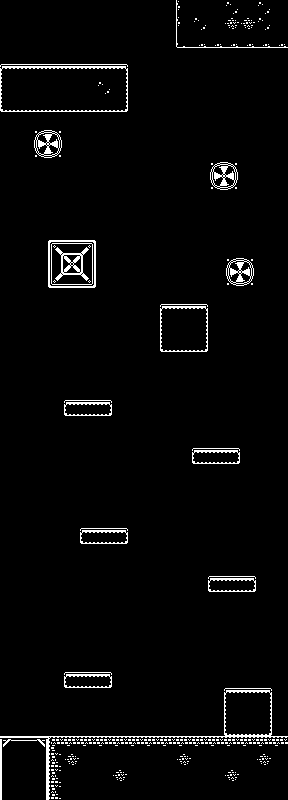

A 2D game scene composited from a Tiled map and its tileset images. What follows is a short description and the map's XML, with every tile layer's data as written:
An orthogonal 18x50 tile map with 16x16 px tiles, 1 tile layer (BG) and 15 objects.

<map version="1.10" tiledversion="1.11.2" orientation="orthogonal" renderorder="right-down" width="18" height="50" tilewidth="16" tileheight="16" infinite="0" nextlayerid="4" nextobjectid="41">
 <tileset firstgid="1" source="monochrome_sheet.tsx" />
 <layer id="1" name="BG" width="18" height="50">
  <data encoding="csv">
379,379,379,379,379,379,379,379,379,379,379,136,379,379,292,379,292,379,
379,379,379,379,379,379,379,379,379,379,379,136,292,379,297,297,292,379,
379,379,379,379,379,379,379,379,379,379,379,156,157,157,157,157,157,157,
379,379,379,379,379,379,379,132,132,132,132,132,132,379,132,132,132,379,
111,112,112,112,112,112,112,113,132,132,379,132,132,379,379,379,379,379,
131,379,379,379,379,132,292,133,132,132,132,132,132,379,379,379,379,379,
151,152,152,152,152,152,152,153,379,379,379,132,379,379,379,379,379,379,
132,132,132,132,132,132,132,132,379,379,379,379,379,379,379,379,379,379,
379,379,288,289,379,132,132,132,379,379,379,379,379,379,379,379,379,379,
379,379,308,309,379,132,132,132,379,379,379,379,379,379,379,379,379,379,
379,379,379,379,379,379,379,379,379,379,379,379,379,288,289,379,379,379,
379,379,379,132,132,132,132,379,379,379,379,379,379,308,309,379,379,379,
379,379,379,132,132,132,132,379,379,379,379,379,379,379,379,379,379,379,
379,379,379,379,132,132,132,379,379,379,379,379,379,379,379,379,379,379,
379,379,379,379,379,379,379,379,379,379,379,379,379,379,379,379,379,379,
379,379,379,352,353,354,379,379,379,379,379,379,379,379,379,379,379,379,
379,379,379,372,373,374,379,379,379,379,379,379,379,379,288,289,379,379,
379,379,379,392,393,394,379,379,379,379,379,379,379,379,308,309,379,379,
379,379,379,379,379,379,379,379,379,379,379,379,379,379,379,379,379,379,
379,379,379,379,379,379,379,379,379,379,111,112,113,379,379,379,379,379,
379,379,379,379,379,379,379,379,379,379,131,132,133,379,379,379,379,379,
379,379,379,379,379,379,379,379,379,379,151,152,153,379,379,379,379,379,
379,379,379,379,379,379,379,379,379,379,379,379,379,379,379,379,379,379,
379,379,379,379,379,379,379,379,379,379,379,379,379,379,379,379,379,379,
379,379,379,379,379,379,379,379,379,379,379,379,379,379,379,379,379,379,
379,379,379,379,171,172,173,379,379,379,379,379,379,379,379,379,379,379,
379,379,379,379,379,379,379,379,379,379,379,379,379,379,379,379,379,379,
379,379,379,379,379,379,379,379,379,379,379,379,379,379,379,379,379,379,
379,379,379,379,379,379,379,379,379,379,379,379,171,172,173,379,379,379,
379,379,379,379,379,379,379,379,379,379,379,379,379,379,379,379,379,379,
379,379,379,379,379,379,379,379,379,379,379,379,379,379,379,379,379,379,
379,379,379,379,379,379,379,379,379,379,379,379,379,379,379,379,379,379,
379,379,379,379,379,379,379,379,379,379,379,379,379,379,379,379,379,379,
379,379,379,379,379,171,172,173,379,379,379,379,379,379,379,379,379,379,
379,379,379,379,379,379,379,379,379,379,379,379,379,379,379,379,379,379,
379,379,379,379,379,379,379,379,379,379,379,379,379,379,379,379,379,379,
379,379,379,379,379,379,379,379,379,379,379,379,379,171,172,173,379,379,
379,379,379,379,132,132,132,379,379,379,379,379,379,379,132,379,379,379,
379,379,379,379,132,132,132,379,379,379,379,379,379,379,132,379,379,379,
379,379,379,379,132,132,132,379,379,379,379,379,379,379,132,379,379,379,
379,379,379,379,132,132,132,379,379,379,379,379,379,132,132,132,132,379,
379,379,379,379,379,379,379,379,379,379,379,379,379,132,132,132,132,379,
379,379,379,379,171,172,173,379,379,379,379,379,379,132,132,132,132,379,
379,379,379,379,379,379,379,379,379,379,379,379,379,132,111,112,113,379,
379,379,379,379,379,379,379,379,379,379,379,379,379,132,131,132,133,379,
379,379,379,379,379,379,379,379,379,379,379,379,379,132,151,152,153,379,
181,182,183,276,277,277,277,277,277,277,277,277,277,277,277,277,277,277,
201,379,203,296,297,379,379,379,379,379,379,297,379,379,379,379,297,379,
201,379,203,296,379,379,379,297,379,379,379,379,379,379,297,379,379,379,
201,379,203,296,379,379,379,379,379,379,379,379,379,379,379,379,379,379
</data>
 </layer>
 <objectgroup id="2" name="Platforms">
  <object id="1" x="0" y="736">
   <polygon points="0,0 0,64 288,64 288,0" />
  </object>
  <object id="3" x="64" y="400">
   <polygon points="0,0 0,16 48,16 48,0" />
  </object>
  <object id="4" x="192" y="448">
   <polygon points="0,0 0,16 48,16 48,0" />
  </object>
  <object id="5" x="80" y="528">
   <polygon points="0,0 0,16 48,16 48,0" />
  </object>
  <object id="6" x="208" y="576">
   <polygon points="0,0 0,16 48,16 48,0" />
  </object>
  <object id="7" x="64" y="672">
   <polygon points="0,0 0,16 48,16 48,0" />
  </object>
  <object id="24" x="160" y="304">
   <polygon points="0,0 0,48 48,48 48,0" />
  </object>
  <object id="31" x="48" y="240">
   <polygon points="0,0 0,48 48,48 48,0" />
  </object>
  <object id="32" x="208" y="160">
   <polygon points="0,0 0,32 32,32 32,0" />
  </object>
  <object id="33" x="32" y="128">
   <polygon points="0,0 0,32 32,32 32,0" />
  </object>
  <object id="34" x="80" y="64">
   <polygon points="-80,0 -80,48 48,48 48,0" />
  </object>
  <object id="36" x="224" y="256">
   <polygon points="0,0 0,32 32,32 32,0" />
  </object>
  <object id="39" x="224" y="688">
   <polygon points="0,0 0,48 48,48 48,0" />
  </object>
  <object id="40" x="176" y="0">
   <polygon points="0,0 0,48 112,48 112,0" />
  </object>
 </objectgroup>
 <objectgroup id="3" name="Entities">
  <object id="2" x="159.834" y="700.333">
   <properties>
    <property name="type" value="player" />
   </properties>
   <point />
  </object>
 </objectgroup>
</map>
